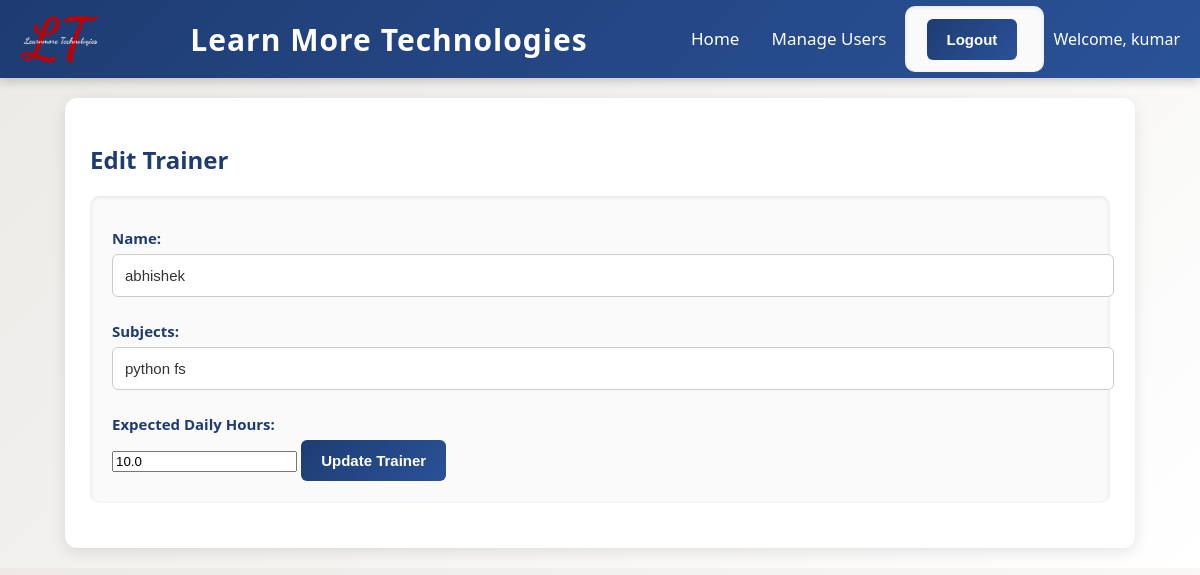
The app's page /edit_trainer/11/ (signed in) with its own data.
### trainer_app/models.py (models this page shows, shortened)
class Trainer(models.Model):
    user = models.OneToOneField(User, on_delete=models.CASCADE)
    name = models.CharField(max_length=100)
    subjects = models.CharField(max_length=200)
    expected_daily_hours = models.FloatField()

### trainer_app/views.py (the view)
# urls.py: path('edit_trainer/<int:trainer_id>/', views.edit_trainer, name='edit_trainer'),
@login_required
@role_required(["admin", "read_write"])
def edit_trainer(request, trainer_id):
    trainer = get_object_or_404(Trainer, id=trainer_id)
    if get_user_role(request.user) != "admin" and trainer.user != request.user:
        return redirect("index")
    if request.method == 'POST':
        trainer.name = request.POST['name']
        trainer.subjects = request.POST['subjects']
        trainer.expected_daily_hours = float(request.POST['expected_daily_hours'])
        trainer.save()
        return redirect('index')
    return render(request, 'edit_trainer.html', {'trainer': trainer})

### trainer_app/views.py (called while the page is built)
def get_user_role(user):
    if hasattr(user, "profile"):
        return user.profile.role
    return "read_only"

def role_required(allowed_roles):
    def decorator(view_func):
        @wraps(view_func)
        def wrapper(request, *args, **kwargs):
            role = get_user_role(request.user)
            if role not in allowed_roles:
                return redirect("index")
            return view_func(request, *args, **kwargs)
        return wrapper
    return decorator

### trainer_app/templates/edit_trainer.html (shortened to what this page needs)
{% extends 'base.html' %}
{% block content %}
<h2>Edit Trainer</h2>
<form method="POST">
    <label>Name:</label>
    <input type="text" name="name" value="{{ trainer.name }}" required>
    <label>Subjects:</label>
    <input type="text" name="subjects" value="{{ trainer.subjects }}" required>
    <label>Expected Daily Hours:</label>
    <input type="number" step="0.5" name="expected_daily_hours" value="{{ trainer.expected_daily_hours }}" required>
    <input type="submit" value="Update Trainer">
</form>
{% endblock %}

### trainer_app/templates/base.html (shortened to what this page needs)
{% load static %}
<!DOCTYPE html>
<html lang="en">
<head>
</head>
<body>
    <header>
        <img src="{% static 'images/LT-1.webp' %}" alt="Company Logo">
        <h1>Learn More Technologies</h1>
        <nav>
            <a href="{% url 'index' %}">Home</a>
            {% if user.is_authenticated and user.is_superuser %}
                <a href="{% url 'manage_users' %}">Manage Users</a>
            {% endif %}
            {% if user.is_authenticated %}
                <form action="{% url 'logout' %}" method="post" style="display:inline;">
                    <button type="submit">Logout</button>
                </form>
                <span style="margin-left:10px;">Welcome, {{ user.username }}</span>
            {% else %}
                <a href="{% url 'login' %}">Login</a>
            {% endif %}
        </nav>
    </header>
    <div class="container">
        {% block content %}
        {% endblock %}
    </div>
</body>
</html>

### trainer_app/templates/base.html (style rules this page uses)
body { font-family: "Segoe UI", Tahoma, Geneva, Verdana, sans-serif; margin: 0; padding: 0; background: linear-gradient(135deg, #ece9e6, #ffffff); color: #333; font-size: 16px; }
.container { width: 85%; margin: 20px auto; padding: 25px; background: #fff; border-radius: 12px; box-shadow: 0 4px 15px rgba(0,0,0,0.1); }
header { background: linear-gradient(135deg, #1e3c72, #2a5298); color: white; padding: 14px 20px; display: flex; align-items: center; justify-content: space-between; box-shadow: 0 3px 10px rgba(0,0,0,0.2); }
header img { height: 50px; }
header h1 { flex: 1; text-align: center; margin: 0; font-size: 30px; font-weight: 700; letter-spacing: 1px; }
nav a { color: white; margin: 0 14px; text-decoration: none; font-weight: 500; font-size: 17px; transition: color 0.3s, transform 0.2s; }
h2 { font-size: 24px; margin-bottom: 10px; color: #1e3c72; }
button, input[type="submit"] { background: linear-gradient(135deg, #1e3c72, #2a5298); color: white; padding: 12px 20px; border: none; border-radius: 6px; cursor: pointer; font-weight: bold; font-size: 15px; transition: background 0.3s, transform 0.2s; }
form { margin: 20px 0; background: #fafafa; padding: 22px; border-radius: 10px; box-shadow: inset 0 1px 4px rgba(0,0,0,0.1); }
label { display: block; margin: 10px 0 6px; font-weight: 600; font-size: 15px; color: #1e3c72; }
input[type="text"], select, textarea, input[type="date"] { width: 100%; padding: 12px; margin-bottom: 14px; border: 1px solid #ccc; border-radius: 6px; font-size: 15px; transition: border-color 0.3s, box-shadow 0.3s; background-color: #fff; color: #333; }

### records on screen
Trainer: name "abhishek", subjects "python fs", expected_daily_hours "10.0"

### other values on screen
{{ user.username }} "kumar"
